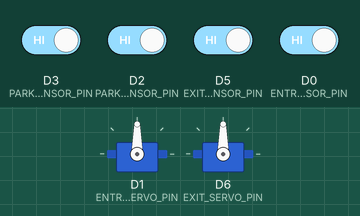
Bench run of a sketch on a simulated ESP8266 (NodeMCU). Parts: 2 × servo. The inputs (shaded band) are chosen by the test bench; at power-on: D0 (ENTRANCE_SENSOR_PIN), D2 (PARK_SLOT1_SENSOR_PIN), D3 (PARK_SLOT2_SENSOR_PIN), D5 (EXIT_SENSOR_PIN) HIGH. WiFi joins after 1.5 s; servers stay silent unless stated; network time is answered at once with the bench clock; the local clock reads 2024-03-15 10:24:30 at power-on unless the sketch sets it; no MQTT or app messages arrive unless stated; what the sketch prints to the serial monitor is not drawn.

Above: at 3.8 s.
3.9 s: D5 (EXIT_SENSOR_PIN) driven LOW
At 4.2 s:
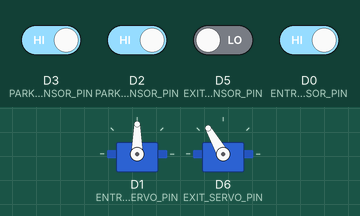
5.4 s: D0 (ENTRANCE_SENSOR_PIN) driven LOW
At 6.5 s:
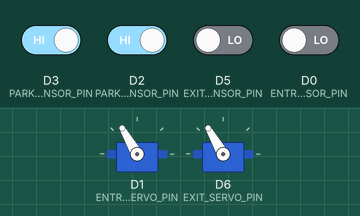
6.9 s: D5 (EXIT_SENSOR_PIN) driven HIGH
At 9.2 s:
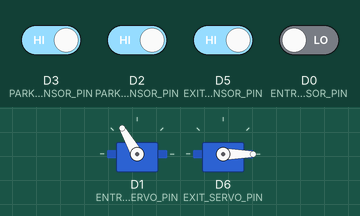
9.9 s: D0 (ENTRANCE_SENSOR_PIN) driven HIGH
At 11.6 s:
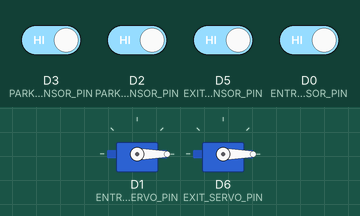
11.9 s: D5 (EXIT_SENSOR_PIN) driven LOW
At 12.7 s:
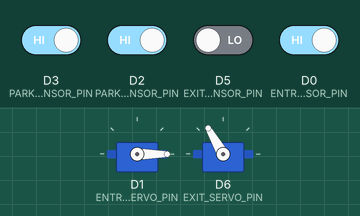
Timing chart, 0 to 14.9 s (numbered marks = the images above; inputs shaded):
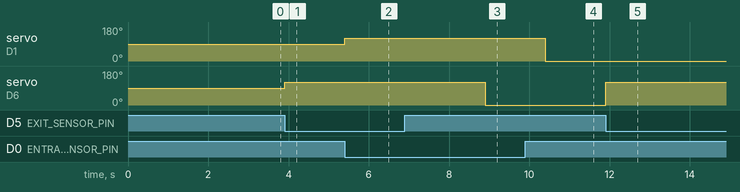

Measured:
- after the input at 3.9 s, servo on D6 (EXIT_SERVO_PIN): 90° → 120° at once
- after the input at 5.4 s, servo on D1 (ENTRANCE_SERVO_PIN): 90° → 120° at once
- after the input at 6.9 s, servo on D6 (EXIT_SERVO_PIN): 120° → 0° after 2.0 s
- after the input at 9.9 s, servo on D1 (ENTRANCE_SERVO_PIN): 120° → 0° after 0.50 s
- after the input at 11.9 s, servo on D6 (EXIT_SERVO_PIN): 0° → 120° at once

The sketch:

parking.ino
```cpp
#include <SocketIOclient.h>
#include <Servo.h>
#include <ESP8266WiFi.h>
#include <ArduinoJson.h>
#include <PubSubClient.h>
#include <NTPClient.h>
#include <WiFiUdp.h>

// Informacoes do WIFI
const char* ssid = "xxxx";
const char* password = "xxxx";

WiFiUDP ntpUDP;
NTPClient timeClient(ntpUDP, "pool.ntp.org");

IPAddress local_IP(192, 168, 1, 20);
IPAddress gateway(192, 168, 1, 1);
IPAddress subnet(255, 255, 255, 0);

const char *mqtt_broker = "raspberrypi.local"; // Enter your WiFi or Ethernet IP
const char *topic = "park/situation";
const int mqtt_port = 1883;

WiFiClient espClient;
PubSubClient client(espClient);

// Sensor pins
#define ENTRANCE_SENSOR_PIN D0
#define EXIT_SENSOR_PIN D5

// Park slot pins
#define PARK_SLOT1_SENSOR_PIN D2
#define PARK_SLOT2_SENSOR_PIN D3

// Motor pins
#define ENTRANCE_SERVO_PIN D1
#define EXIT_SERVO_PIN D6

// Sensor values
int entranceDetectorValue = 0;
unsigned long entraceOpenStartTime;
const unsigned long entranceOpenPeriod = 5000;

int exitDetectorValue = 0;
unsigned long exitOpenStartTime;
const unsigned long exitOpenPeriod = 5000;

int parkSlot1Detector = 0;
int parkSlot2Detector = 0;

bool isSlot1Occupied = false;
unsigned long slot1ParkStartTime;
const unsigned long slot1CheckPeriod = 10000;

bool isSlot2Occupied = false;
unsigned long slot2ParkStartTime;
const unsigned long slot2CheckPeriod = 10000;

bool isEntranceOpen = false;
bool isExitOpen = false;

// Motors
Servo entranceMotor;
Servo exitMotor;

class ParkData {
  public:
    String parkNumber;
    bool parkSituation;
    String datetime;
    ParkData(String pn, bool ps, String d);
};

ParkData::ParkData(String pn, bool ps, String d) {
  parkNumber = pn;
  parkSituation = ps;
  datetime = d;
};

void setupWifi() {
  delay(100);

  WiFi.begin(ssid, password);
  while(WiFi.status() != WL_CONNECTED) {
    delay(500);
    Serial.print(".");
  }
  randomSeed(micros());

  // init web socket

  Serial.println(WiFi.localIP());
}

void sendParkSituation(ParkData parkData) {

  StaticJsonDocument<256> staticJsonDocument;
  staticJsonDocument["slot"] = parkData.parkNumber;
  staticJsonDocument["vacancy"] = parkData.parkSituation;
  staticJsonDocument["datetime"] = parkData.datetime;

  char requestBody[128];
  serializeJson(staticJsonDocument, requestBody);

  Serial.println(requestBody);
  client.publish(topic, requestBody);

  delay(1000);
}

void callback(char *topic, byte *payload, unsigned int length) {
  Serial.print("Message arrived in topic: ");
  Serial.println(topic);
  Serial.print("Message:");

  for (int i = 0; i < length; i++) {
    Serial.print((char) payload[i]);
  }

  Serial.println();
  Serial.println(" - - - - - - - - - - - -");
}

void connectMqtt() {
  while (!client.connected()) {
    String client_id = "esp8266-client-";
    client_id += String(WiFi.macAddress());

    Serial.printf("The client %s connects to mosquitto mqtt broker\n", client_id.c_str());

    if (client.connect(client_id.c_str())) {
      Serial.println("Public emqx mqtt broker connected");
    } else {
      Serial.print("failed with state ");
      Serial.print(client.state());
      delay(1000);
    }
  }
}

void setup() {
  Serial.begin(115200);

  // Data transfer
  setupWifi();

  timeClient.begin();
  timeClient.setTimeOffset(32400);

  Serial.println("Starting...");

  entranceMotor.attach(ENTRANCE_SERVO_PIN);
  exitMotor.attach(EXIT_SERVO_PIN);

  client.setServer(mqtt_broker, mqtt_port);
  client.setCallback(callback);

  connectMqtt();

  pinMode(ENTRANCE_SENSOR_PIN, INPUT);
  pinMode(EXIT_SENSOR_PIN, INPUT);
  pinMode(PARK_SLOT1_SENSOR_PIN, INPUT);
  pinMode(PARK_SLOT2_SENSOR_PIN, INPUT);

  ParkData parkData("Connection", true, "");
  sendParkSituation(parkData);
}

void loop() {
  timeClient.update();
  connectMqtt();
  client.loop();

  unsigned long epochTime = timeClient.getEpochTime();
  struct tm *ptm = gmtime ((time_t *)&epochTime);
  String formattedTime = timeClient.getFormattedTime();
  int monthDay = ptm->tm_mday;
  int currentMonth = ptm->tm_mon+1;
  int currentYear = ptm->tm_year+1900;
  String currentDate = String(currentYear) + "/" + String(currentMonth) + "/" + String(monthDay);
  String fullDatetime = currentDate + " " + formattedTime;

  entranceDetectorValue = !digitalRead(ENTRANCE_SENSOR_PIN);
  exitDetectorValue = !digitalRead(EXIT_SENSOR_PIN);

  unsigned long currentTime = millis();

  parkSlot1Detector = !digitalRead(PARK_SLOT1_SENSOR_PIN);
  parkSlot2Detector = !digitalRead(PARK_SLOT2_SENSOR_PIN);

  // Entrance
  if (entranceDetectorValue == 1 && !isEntranceOpen) {
    entranceMotor.write(120);
    entraceOpenStartTime = currentTime;
    isEntranceOpen = true;
    ParkData parkData("Entrance", isEntranceOpen, fullDatetime);
    sendParkSituation(parkData);
  }

  if (entranceDetectorValue == 1 && isEntranceOpen && (currentTime - entraceOpenStartTime >= entranceOpenPeriod)) {
    entraceOpenStartTime = currentTime;
    Serial.println("Keep Entrance Opened");
  }

  if (entranceDetectorValue == 0 && isEntranceOpen && (currentTime - entraceOpenStartTime >= entranceOpenPeriod)) {
    entranceMotor.write(0);
    Serial.println("Close Entrance");
    isEntranceOpen = false;
    ParkData parkData("Entrance", isEntranceOpen, fullDatetime);
    sendParkSituation(parkData);
  }

  // Exit
  if (exitDetectorValue == 1 && !isExitOpen) {
    exitMotor.write(120);
    exitOpenStartTime = currentTime;
    isExitOpen = true;
    ParkData parkData("Exit", isExitOpen, fullDatetime);
    sendParkSituation(parkData);
  }

  if (exitDetectorValue == 1 && isExitOpen && (currentTime - exitOpenStartTime >= exitOpenPeriod)) {
    exitOpenStartTime = currentTime;
    Serial.println("Keep Exit Opened");
  }

  if (exitDetectorValue == 0 && isExitOpen && (currentTime - exitOpenStartTime >= exitOpenPeriod)) {
    exitMotor.write(0);
    isExitOpen = false;
    ParkData parkData("Exit", isExitOpen, fullDatetime);
    sendParkSituation(parkData);
  }

  // Park Slot 1
  if (parkSlot1Detector == 1 && !isSlot1Occupied) {
    slot1ParkStartTime = currentTime;
    isSlot1Occupied = true;
    ParkData parkData("Slot 1", isSlot1Occupied, fullDatetime);
    sendParkSituation(parkData);
  }

  if (parkSlot1Detector == 0 && isSlot1Occupied && (currentTime - slot1ParkStartTime >= slot1CheckPeriod)) {
    slot1ParkStartTime = currentTime;
    isSlot1Occupied = false;
    ParkData parkData("Slot 1", isSlot1Occupied, fullDatetime);
    sendParkSituation(parkData);
  }

  // Park Slot 2
  if (parkSlot2Detector == 1 && !isSlot2Occupied) {
    slot2ParkStartTime = currentTime;
    isSlot2Occupied = true;
    ParkData parkData("Slot 2", isSlot2Occupied, fullDatetime);
    sendParkSituation(parkData);
  }

  if (parkSlot2Detector == 0 && isSlot2Occupied && (currentTime - slot2ParkStartTime >= slot2CheckPeriod)) {
    slot2ParkStartTime = currentTime;
    isSlot2Occupied = false;
    ParkData parkData("Slot 2", isSlot2Occupied, fullDatetime);
    sendParkSituation(parkData);
  }
}
```
